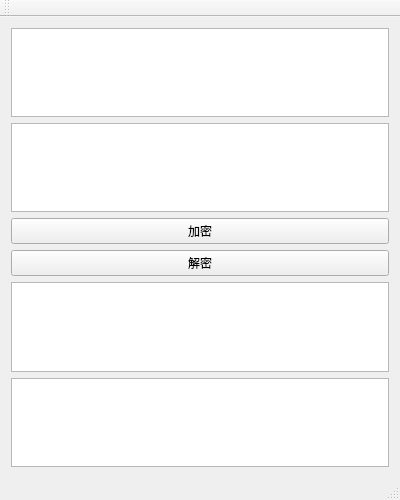
<?xml version="1.0" encoding="UTF-8"?>
<ui version="4.0">
 <class>MainWindow</class>
 <widget class="QMainWindow" name="MainWindow">
  <property name="geometry">
   <rect>
    <x>0</x>
    <y>0</y>
    <width>400</width>
    <height>500</height>
   </rect>
  </property>
  <property name="windowTitle">
   <string>MainWindow</string>
  </property>
  <widget class="QWidget" name="centralWidget">
   <layout class="QVBoxLayout" name="verticalLayout">
    <item>
     <widget class="QTextEdit" name="plaintextEdit"/>
    </item>
    <item>
     <widget class="QTextEdit" name="keyEdit"/>
    </item>
    <item>
     <widget class="QPushButton" name="encryptButton">
      <property name="text">
       <string>加密</string>
      </property>
     </widget>
    </item>
    <item>
     <widget class="QPushButton" name="decryptButton">
      <property name="text">
       <string>解密</string>
      </property>
     </widget>
    </item>
    <item>
     <widget class="QTextEdit" name="ciphertextEdit"/>
    </item>
    <item>
     <widget class="QTextEdit" name="decryptedPlaintextEdit"/>
    </item>
   </layout>
  </widget>
  <widget class="QMenuBar" name="menuBar">
   <property name="geometry">
    <rect>
     <x>0</x>
     <y>0</y>
     <width>400</width>
     <height>17</height>
    </rect>
   </property>
  </widget>
  <widget class="QToolBar" name="mainToolBar">
   <attribute name="toolBarArea">
    <enum>TopToolBarArea</enum>
   </attribute>
   <attribute name="toolBarBreak">
    <bool>false</bool>
   </attribute>
  </widget>
  <widget class="QStatusBar" name="statusBar"/>
 </widget>
 <layoutdefault spacing="6" margin="11"/>
 <resources/>
 <connections/>
</ui>
